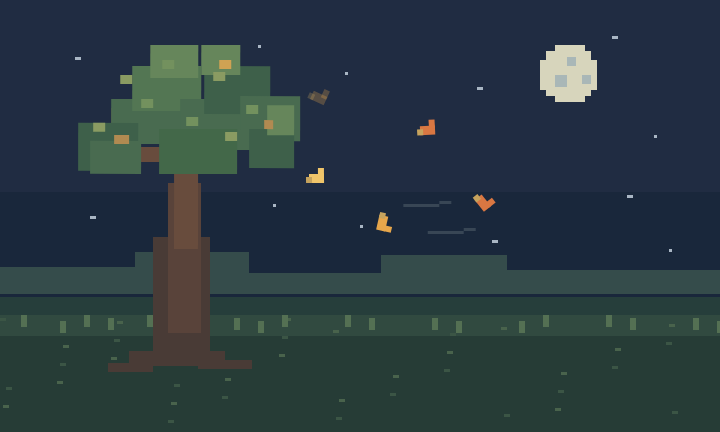
Frame 1 (no input)
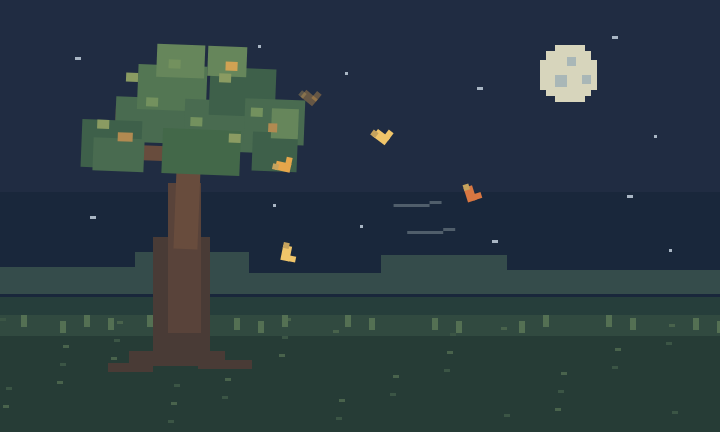
Frame 60 (no input)
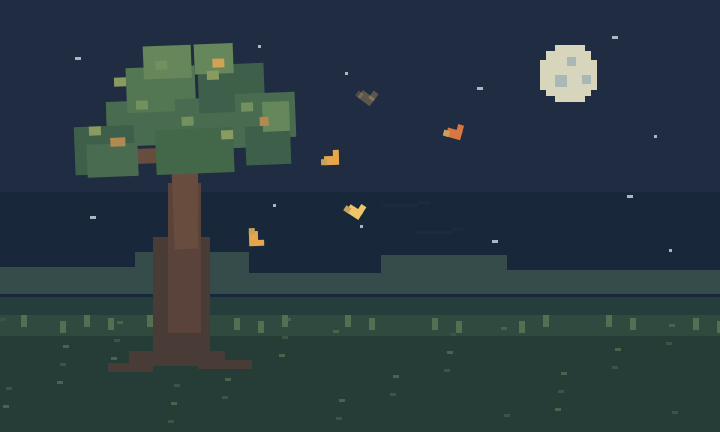
Frame 120 (the mouse pressed at the canvas centre since frame 60)

The p5.js sketch that drew these frames (run headless with seeded random() and noise() and a simulated clock; from frame 60 on, the mouse is pressed at the canvas centre):

// p5.js sketch
// ── sketch.js
const W = 240;
const H = 144;
const LOOP = 6;
const SCALE = 3;

let leaves = [
  { phase: 0.02, x: 105, drift: -24, fall: 60, color: "#e6a64b" },
  { phase: 0.19, x: 139, drift: 24, fall: 55, color: "#d97742" },
  { phase: 0.36, x: 120, drift: -30, fall: 66, color: "#f0c56a" },
  { phase: 0.53, x: 148, drift: 18, fall: 58, color: "#d97742" },
  { phase: 0.70, x: 99, drift: 32, fall: 52, color: "#e6a64b" },
  { phase: 0.87, x: 132, drift: -22, fall: 62, color: "#f0c56a" }
];

function setup() {
  createCanvas(W * SCALE, H * SCALE);
  noSmooth();
  frameRate(30);
}

function draw() {
  // Normalized time, always from 0 up to (but not including) 1.
  let t = (millis() / 1000 % LOOP) / LOOP;
  let a = TWO_PI * t;

  background("#202c42");

  // Draw the pixel art at its native resolution.
  push();
  scale(SCALE);
  noStroke();

  // Twilight sky
  fill("#19273b");
  rect(0, 0, W, H);
  fill("#202c42");
  rect(0, 0, W, 64);

  // Stars
  fill("#a9b6c4");
  [
    [25,19], [57,33], [86,15], [159,29],
    [218,45], [45,55], [204,12], [115,24]
  ].forEach(([x,y], i) => rect(x, y, i % 3 === 0 ? 2 : 1, 1));

  // Stars
  fill("#a9b6c4");
  [
    [25,19], [57,33], [86,15], [159,27],
    [218,30], [45,55], [204,12], [115,22]
  ].forEach(([x,y], i) => rect(x+5, y+53, i % 3 === 0 ? 2 : 1, 1));

  // Moon
  fill("#d7d5bc");
  rect(180, 20, 19, 10);
  rect(185, 15, 10, 19);
  rect(182, 17, 15, 15);

  // Moon spots
  fill("#a9b7b7");
  rect(185, 25, 4, 4);
  rect(194, 25, 3, 3);
  rect(189, 19, 3, 3);

  // Distant hills
  fill("#354c4b");
  rect(0, 89, 45, 9);
  rect(45, 84, 38, 14);
  rect(83, 91, 44, 7);
  rect(127, 85, 42, 13);
  rect(169, 90, 71, 8);

  // Ground
  fill("#263e3b");
  rect(0, 99, W, 45);
  fill("#314a40");
  rect(0, 105, W, 39);
  fill("#263c36");
  rect(0, 112, W, 32);

  // Grass details
  for (let i = 0; i < 36; i++) {
    let x = (i * 37) % W;
    let y = 106 + (i * 13) % 35;
    fill(i % 2 ? "#49634c" : "#3b5545");
    rect(x, y, 2, 1);
  }

  // Grass tufts
  for (let i = 0; i < 20; i++) {
    fill("#547053");
    rect((i * 29 + 7) % W, 105 + (i % 3), 2, 4);
  }

  // Tree trunk
  fill("#493b36");
  rect(51, 79, 19, 43);
  fill("#59433a");
  rect(56, 61, 11, 50);
  fill("#684c3d");
  rect(59, 54, 7, 20);

  // Roots
  fill("#493b36");
  rect(43, 117, 32, 5);
  rect(36, 121, 15, 3);
  rect(66, 120, 18, 3);

  // Branches and canopy move together.
  // Because the rotation is a sine wave, it returns exactly
  // to its starting angle after every six-second cycle.
  push();
  translate(62, 78);
  rotate(sin(a) * 0.045);

  // Branches
  fill("#684c3d");
  rect(-4, -22, 8, 27);
  rect(-22, -29, 29, 5);
  rect(-25, -42, 5, 18);
  rect(2, -39, 22, 5);
  rect(17, -50, 5, 15);
  rect(-11, -48, 5, 17);

  // Pixelated canopy
  const canopy = [
    [-25,-45,24,15,"#496b50"],
    [-36,-37,20,16,"#3e604a"],
    [-18,-56,23,15,"#537653"],
    [-2,-45,24,17,"#496b50"],
    [6,-56,22,16,"#3e604a"],
    [18,-46,20,15,"#496b50"],
    [21,-35,15,13,"#3e604a"],
    [-9,-35,26,15,"#436849"],
    [-32,-31,17,11,"#496b50"],
    [-12,-63,16,11,"#66865b"],
    [5,-63,13,10,"#66865b"],
    [27,-43,9,10,"#66865b"]
  ];

  for (const b of canopy) {
    fill(b[4]);
    rect(b[0], b[1], b[2], b[3]);
  }

  // Leaf highlights
  const highlights = [
    [-22,-53], [-8,-58], [9,-54], [20,-43],
    [-31,-37], [0,-39], [13,-34], [-15,-45]
  ];

  highlights.forEach((p, i) => {
    fill(i % 2 ? "#73915e" : "#8a9b62");
    rect(p[0], p[1], 4, 3);
  });

  fill("#b18a51");
  rect(-24, -33, 5, 3);
  fill("#d0a253");
  rect(11, -58, 4, 3);
  fill("#b18a51");
  rect(26, -38, 3, 3);

  pop(); // End tree canopy transform


  // Falling leaves.
  // Each leaf follows a deterministic path. It fades out before
  // restarting, so it never visibly jumps back to the top.
  for (const leaf of leaves) {
    let u = (t + leaf.phase) % 1;

    // Reserve the final 16% of its cycle for invisibility.
    if (u > 0.84) continue;

    let q = u / 0.84;

    let x = leaf.x
      + leaf.drift * q
      + sin(q * 7 + leaf.phase * 20) * 3;

    let y = 30 + leaf.fall * q;

    let alpha = min(1, q * 9, (1 - q) * 9);

    push();
    translate(round(x), round(y));
    rotate(sin(q * 8 + leaf.phase * 20) * 0.65 + q * 1.4);

    drawingContext.globalAlpha = max(0, alpha);

    fill(leaf.color);
    rect(-2, -1, 5, 3);
    rect(1, -3, 2, 3);

    fill("#c6a35d");
    rect(-3, 0, 2, 2);

    drawingContext.globalAlpha = 1;
    pop();
  }

  // Gentle wind streaks
  // Their brightness rises and falls periodically.
  let wind = pow((sin(a) + 1) / 2, 1);

  drawingContext.globalAlpha = 0.35 * wind;

  fill("#c3d1ce");

  for (let i = 0; i < 3; i++) {
    let x = 143 + i * 8 + sin(a + i) * 4;
    let y = 59 + i * 9;

    let offset_1 = 20;

    if (i > 0) {
      rect(x-offset_1, y, 12, 1);
      rect(x-offset_1 + 12, y - 1, 4, 1);
    }
  }

  drawingContext.globalAlpha = 1;

  pop();
}

// ── style.css
#sketch-container {
    width: min(100vw, calc(100svh * 4 / 3));
    aspect-ratio: 4 / 3;

    min-width: 320px;
}
